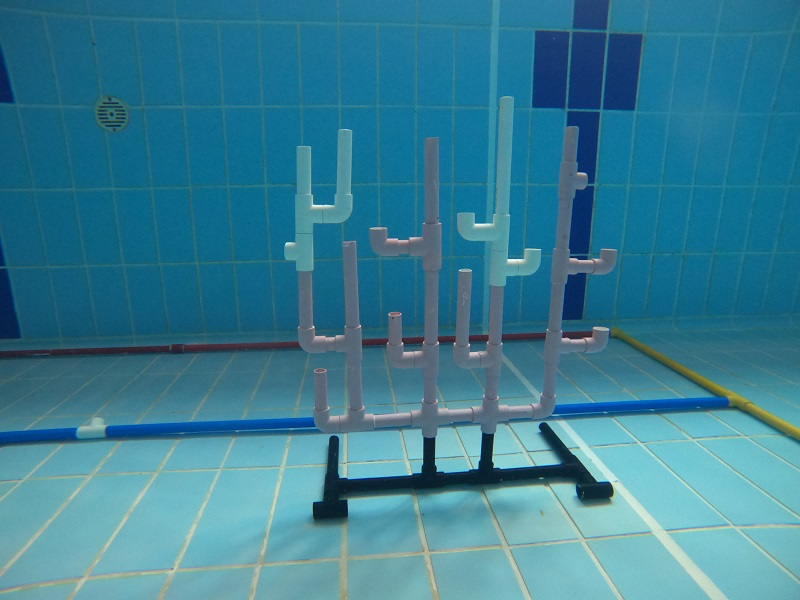
#> input picture scripts/grabcut/coral_under3.JPG, 800 x 600 px, found by its file name
$ python grayscale.py
#> lines starting #> are read from the running program, lines starting #| are printed output that depends on the picture; after the words box and inside, x2 and y2 are one past the last pixel; in counts of white or black regions, pixels touching at a corner belong together
import cv2
import numpy as np

def cb_nothing(x):
    pass

# main
src = cv2.imread("../res/coral_under3.jpg")
#> src is the input picture: shape (600, 800, 3); mean B, G, R 148, 126.5, 56.7
gray = cv2.cvtColor(src, cv2.COLOR_BGR2GRAY)
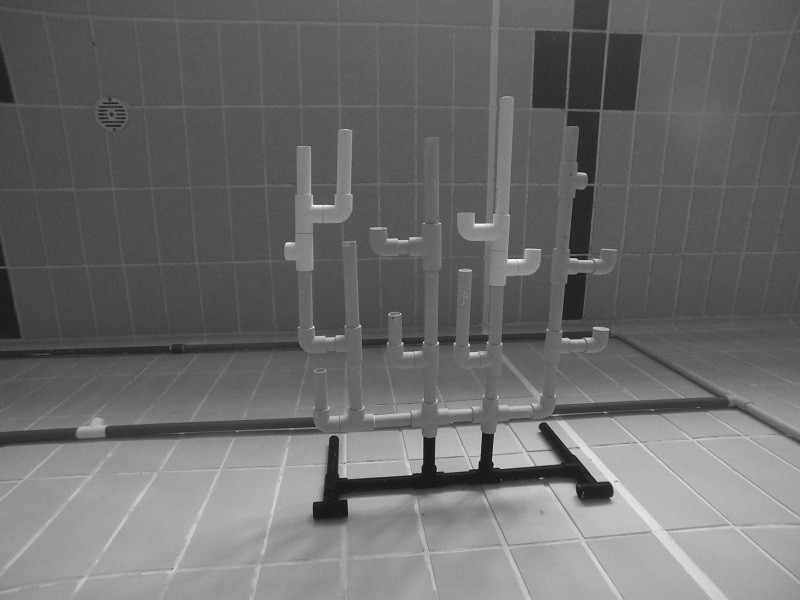
#> gray: shape (600, 800); min 20, max 250, mean 108.1

cv2.imshow("gray", gray)

cv2.namedWindow("Trackbar_Window")
cv2.createTrackbar("gray", "Trackbar_Window", 30, 255, cb_nothing)

while(True):
    thresh_val = cv2.getTrackbarPos("gray", "Trackbar_Window")
    ret, out = cv2.threshold(gray, thresh_val, 255, cv2.THRESH_BINARY)
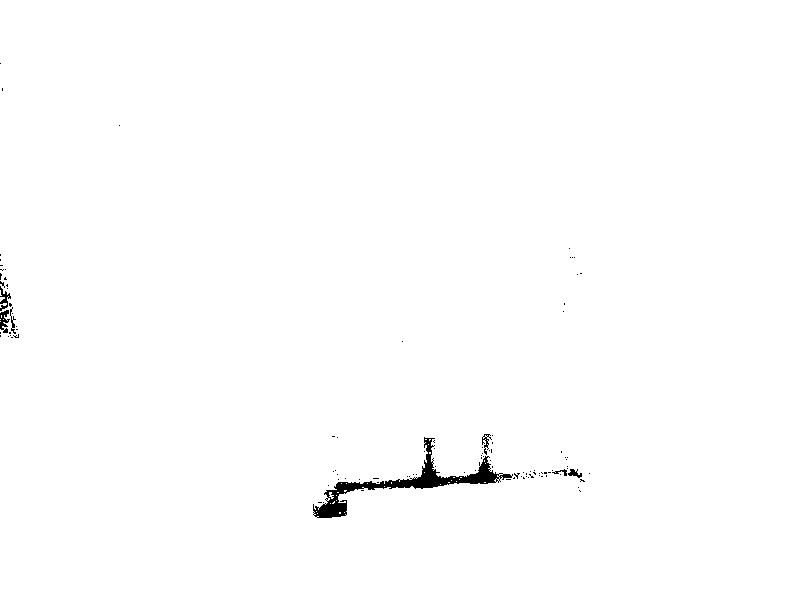
#> out: shape (600, 800); 99.3% white; 107 black regions (100 under 20 px), largest, box (x1, y1, x2, y2) and area: (313, 437, 513, 518) 2415, (0, 310, 10, 333) 129, (0, 286, 11, 311) 110
#> ret = 30
    cv2.imshow("OUTPUT", out)

    erode = cv2.morphologyEx(out, cv2.MORPH_OPEN, np.ones((5,5), np.uint8) )
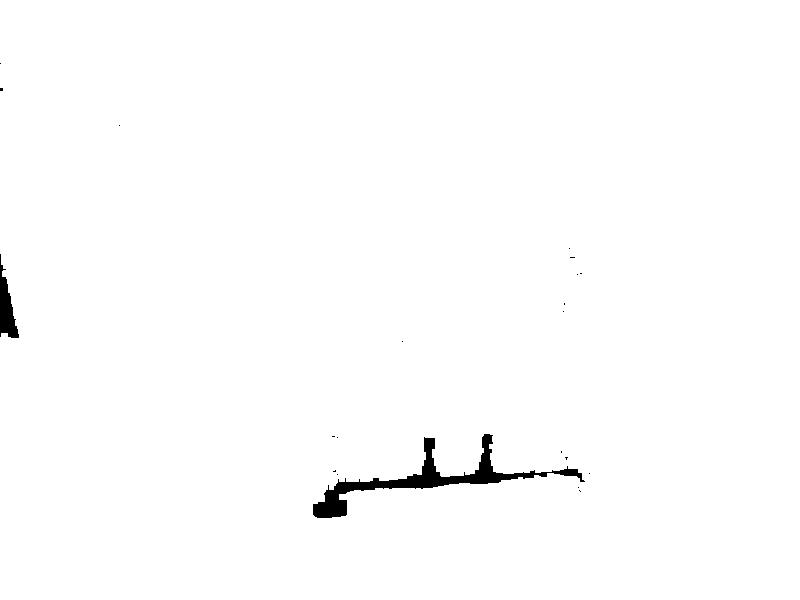
#> erode: shape (600, 800); 99.1% white; 21 black regions (19 under 20 px), largest, box (x1, y1, x2, y2) and area: (313, 434, 585, 518) 3545, (0, 254, 19, 338) 760
    cv2.imshow("ERODE", erode)

    if cv2.waitKey(1) == 'q':
#> (key Esc is pressed here)
        exit()
